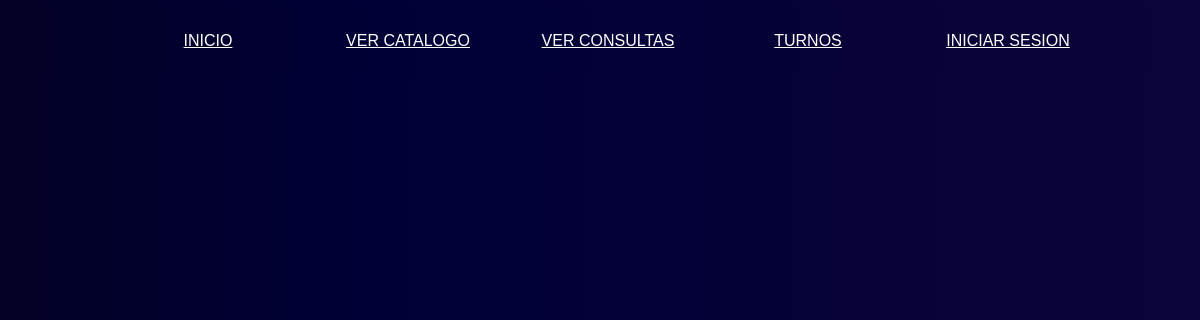
/verPedidos.php, run on an earlier commit of the app's database.
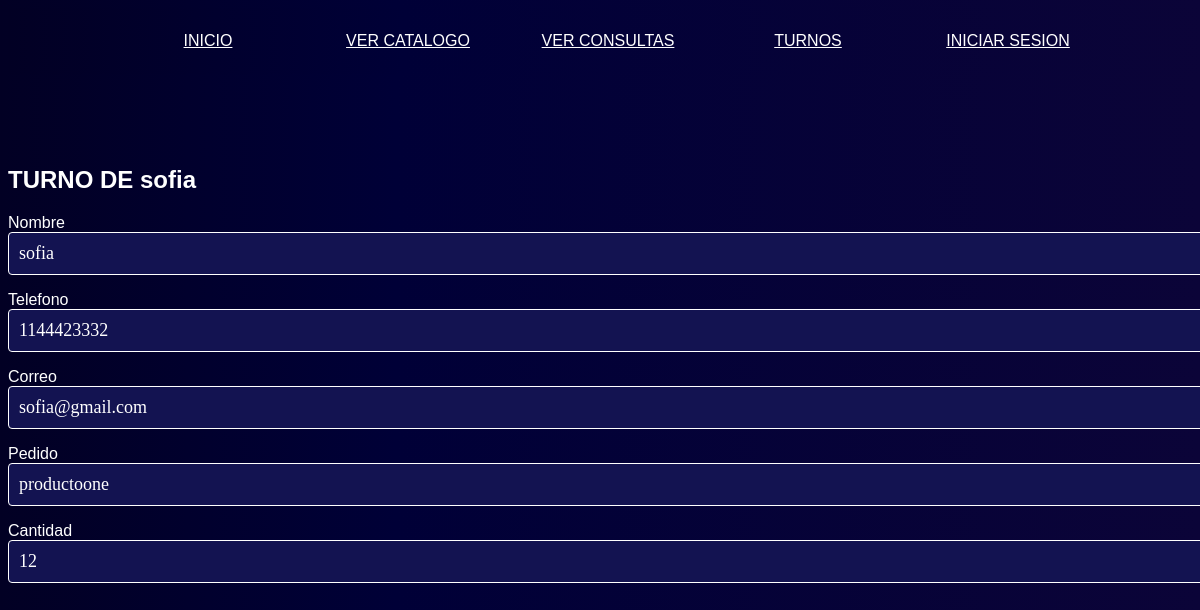
And on a later commit of the database.
### tables this page shows
CREATE TABLE `pedidos` (
  `id` int(11) NOT NULL,
  `nombre` varchar(200) NOT NULL,
  `telefono` varchar(15) NOT NULL,
  `correo` varchar(200) NOT NULL,
  `pedido` text NOT NULL,
  `cantidad` int(255) NOT NULL
);

### verPedidos.php (the view, shortened to what this page needs)
<!DOCTYPE html>
<html lang="en">
<head>
    <link rel="stylesheet" href="css/consul.css">
</head>
<body>
    <header>
		<nav class="barranav">
			<div class="contenedorbtnnav">
				<a href="index.php">INICIO</a>
				<a href="catalogo.php">VER CATALOGO</a>
				<?php
					if ( isset( $_SESSION['user_id'] )) {
					echo "<a href='verConsultas.php'>VER CONSULTAS</a>";
					}
					else
					echo "<a href='login.php'>VER CONSULTAS</a>";
					?>
				<?php
					if ( isset( $_SESSION['user_id'] )) {
					echo "<a href='verTurnos.php'>VER TURNOS</a>";
					}
					else
					echo "<a href='login.php'>TURNOS</a>";
					?>
				<?php
					if ( isset( $_SESSION['user_id'] )) {
					echo "<a href='logout.php'>CERRAR SESION</a>";
					}
					else
					echo "<a href='login.php'>INICIAR SESION</a>";
					?>
			</div>
		</nav>
	</header>
<?php
	include("conexion.php");
        $query = "SELECT nombre, telefono, correo, pedido, cantidad FROM pedidos";
        $resultado = $conexion->query($query);
        while ($row = $resultado -> fetch_assoc()) {
            ?>
            <form class="articulo" class="post" method="post">
				<br><br/>
                <h2 color="white" >TURNO DE <?php echo $row['nombre'] ?></h2>
				<label for="nombre">Nombre</label>
				<input class="controls" type="text" name="nombre" id="nombre" placeholder="Nombre y Apellido" value= "<?php echo $row['nombre'] ?>">
				<label for="Telefono">Telefono</label>
        		<input class="controls" type="phone" name="telefono" id="telefono" placeholder="Telefono" value= "<?php echo $row['telefono'] ?>">
				<label for="correo">Correo</label>
        		<input class="controls" type="email" name="correo" id="correo" placeholder="Correo" value= "<?php echo $row['correo'] ?>">
				<label for="pedido">Pedido</label>
        		<input class="controls" type="text" name="pedido" id="pedido" placeholder="Pedido" value= "<?php echo $row['pedido'] ?>">
				<label for="cantidad">Cantidad</label>
				<input class="controls" type="datetime" name="cantidad" id="cantidad" placeholder="Cantidad" value= "<?php echo $row['cantidad'] ?>">
            </form>
            <?php
         }
         ?>
    <body>
</body>
</html>

What changed in the data, as far as the page shows it:
added pedidos: nombre "sofia", telefono "1144423332", correo "sofia@gmail.com", pedido "productoone", cantidad "12"
